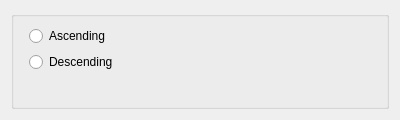
<?xml version="1.0" encoding="UTF-8"?>
<ui version="4.0">
 <class>SortMAtrixDialog</class>
 <widget class="QDialog" name="SortMAtrixDialog">
  <property name="geometry">
   <rect>
    <x>0</x>
    <y>0</y>
    <width>400</width>
    <height>120</height>
   </rect>
  </property>
  <property name="sizePolicy">
   <sizepolicy hsizetype="Fixed" vsizetype="Fixed">
    <horstretch>0</horstretch>
    <verstretch>0</verstretch>
   </sizepolicy>
  </property>
  <property name="minimumSize">
   <size>
    <width>300</width>
    <height>120</height>
   </size>
  </property>
  <property name="windowTitle">
   <string>Dialog</string>
  </property>
  <layout class="QVBoxLayout" name="verticalLayout">
   <item>
    <widget class="QGroupBox" name="groupBox">
     <property name="title">
      <string/>
     </property>
     <layout class="QFormLayout" name="formLayout">
      <property name="fieldGrowthPolicy">
       <enum>QFormLayout::FieldsStayAtSizeHint</enum>
      </property>
      <item row="1" column="1">
       <widget class="QRadioButton" name="ascendButton_">
        <property name="text">
         <string>Ascending</string>
        </property>
       </widget>
      </item>
      <item row="3" column="1">
       <widget class="QRadioButton" name="descendBotton_">
        <property name="text">
         <string>Descending</string>
        </property>
       </widget>
      </item>
     </layout>
    </widget>
   </item>
  </layout>
 </widget>
 <resources/>
 <connections/>
</ui>
